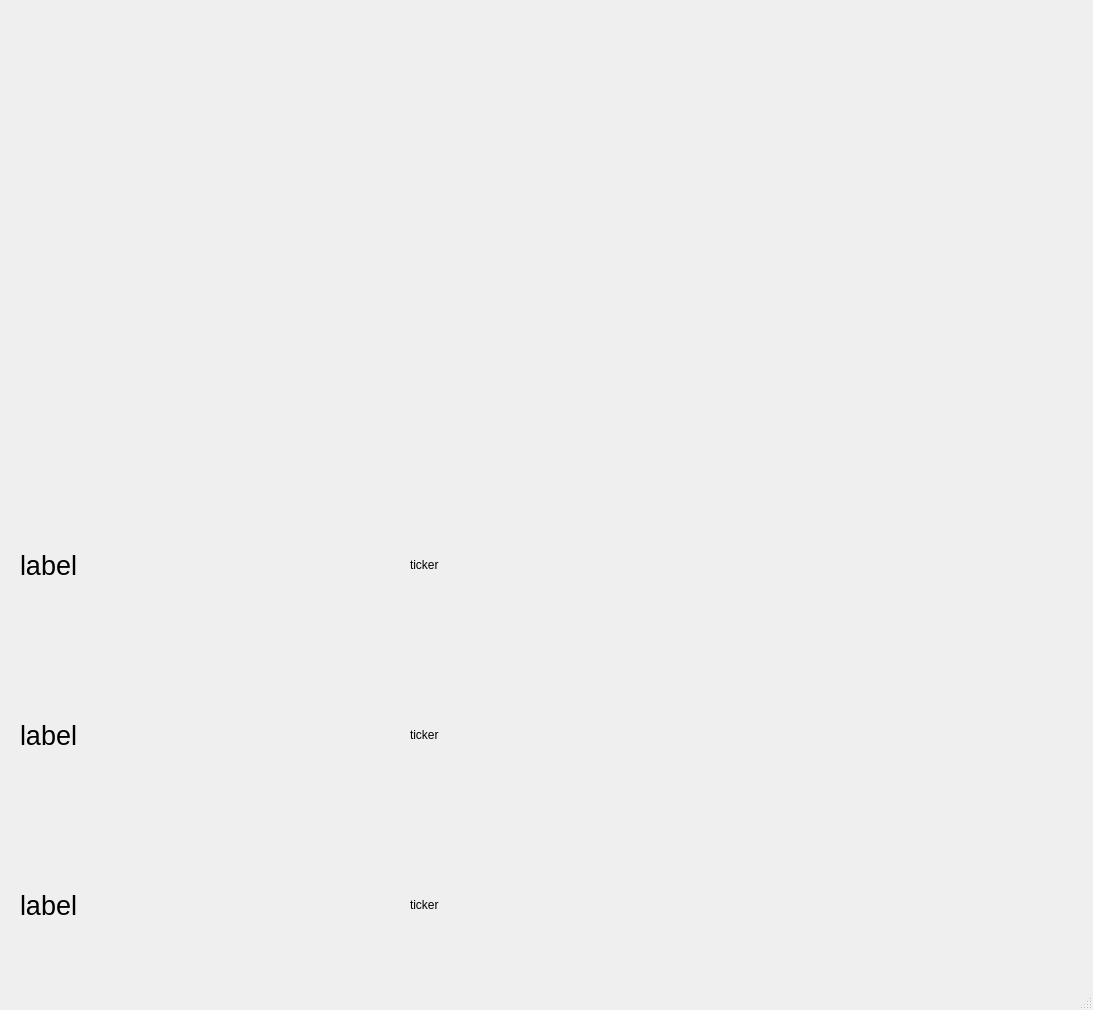
<?xml version="1.0" encoding="UTF-8"?>
<ui version="4.0">
 <class>MainWindow</class>
 <widget class="QMainWindow" name="MainWindow">
  <property name="geometry">
   <rect>
    <x>0</x>
    <y>0</y>
    <width>1093</width>
    <height>1010</height>
   </rect>
  </property>
  <property name="windowTitle">
   <string>MainWindow</string>
  </property>
  <widget class="QWidget" name="centralwidget">
   <widget class="QWidget" name="camera" native="true">
    <property name="geometry">
     <rect>
      <x>20</x>
      <y>20</y>
      <width>591</width>
      <height>441</height>
     </rect>
    </property>
   </widget>
   <widget class="QLabel" name="ticker_label">
    <property name="geometry">
     <rect>
      <x>410</x>
      <y>490</y>
      <width>150</width>
      <height>150</height>
     </rect>
    </property>
    <property name="text">
     <string>ticker</string>
    </property>
   </widget>
   <widget class="QLabel" name="label">
    <property name="geometry">
     <rect>
      <x>20</x>
      <y>490</y>
      <width>150</width>
      <height>150</height>
     </rect>
    </property>
    <property name="font">
     <font>
      <family>Microsoft JhengHei UI</family>
      <pointsize>20</pointsize>
     </font>
    </property>
    <property name="text">
     <string>label</string>
    </property>
   </widget>
   <widget class="QLabel" name="label_2">
    <property name="geometry">
     <rect>
      <x>20</x>
      <y>660</y>
      <width>150</width>
      <height>150</height>
     </rect>
    </property>
    <property name="font">
     <font>
      <family>Microsoft JhengHei UI</family>
      <pointsize>20</pointsize>
     </font>
    </property>
    <property name="text">
     <string>label</string>
    </property>
   </widget>
   <widget class="QLabel" name="ticker_label_2">
    <property name="geometry">
     <rect>
      <x>410</x>
      <y>660</y>
      <width>150</width>
      <height>150</height>
     </rect>
    </property>
    <property name="text">
     <string>ticker</string>
    </property>
   </widget>
   <widget class="QLabel" name="ticker_label_3">
    <property name="geometry">
     <rect>
      <x>410</x>
      <y>830</y>
      <width>150</width>
      <height>150</height>
     </rect>
    </property>
    <property name="text">
     <string>ticker</string>
    </property>
   </widget>
   <widget class="QLabel" name="label_3">
    <property name="geometry">
     <rect>
      <x>20</x>
      <y>830</y>
      <width>150</width>
      <height>150</height>
     </rect>
    </property>
    <property name="font">
     <font>
      <family>Microsoft JhengHei UI</family>
      <pointsize>20</pointsize>
     </font>
    </property>
    <property name="text">
     <string>label</string>
    </property>
   </widget>
   <widget class="QLabel" name="label_4">
    <property name="geometry">
     <rect>
      <x>640</x>
      <y>490</y>
      <width>431</width>
      <height>150</height>
     </rect>
    </property>
    <property name="font">
     <font>
      <family>Microsoft JhengHei UI</family>
      <pointsize>36</pointsize>
     </font>
    </property>
    <property name="text">
     <string/>
    </property>
   </widget>
   <widget class="QLabel" name="label_5">
    <property name="geometry">
     <rect>
      <x>640</x>
      <y>20</y>
      <width>431</width>
      <height>441</height>
     </rect>
    </property>
    <property name="font">
     <font>
      <family>Microsoft JhengHei UI</family>
      <pointsize>20</pointsize>
     </font>
    </property>
    <property name="text">
     <string/>
    </property>
   </widget>
   <widget class="QLabel" name="label_6">
    <property name="geometry">
     <rect>
      <x>640</x>
      <y>640</y>
      <width>431</width>
      <height>150</height>
     </rect>
    </property>
    <property name="font">
     <font>
      <family>Microsoft JhengHei UI</family>
      <pointsize>36</pointsize>
     </font>
    </property>
    <property name="text">
     <string/>
    </property>
   </widget>
  </widget>
  <widget class="QStatusBar" name="statusbar"/>
 </widget>
 <resources/>
 <connections/>
</ui>
